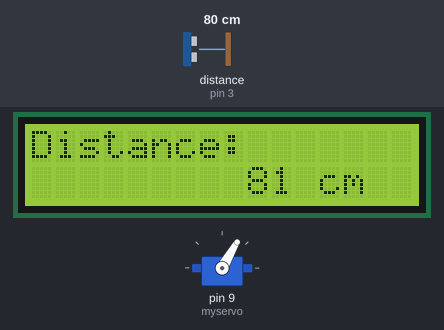
The sketch below on a simulated Arduino Uno, built with avr-gcc and run on an emulated ATmega328P. Parts: 16×2 character LCD, servo. Inputs (shaded band) come from the test bench; at power-on: distance to the obstacle (sensor on pin 3) 80 cm. The echo pulse lasts 58.3 µs per cm.

Above: at 2.2 s.
2.3 s: distance to the obstacle (sensor on pin 3) set to 120 cm
At 4.7 s:
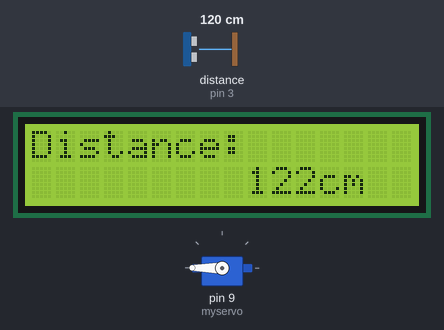
8.7 s: distance to the obstacle (sensor on pin 3) set to 2 cm
At 13.7 s:
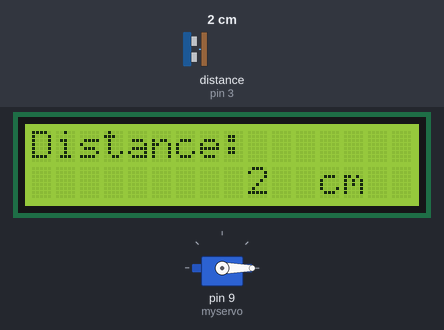
14.0 s: distance to the obstacle (sensor on pin 3) set to 4 cm
At 16.0 s:
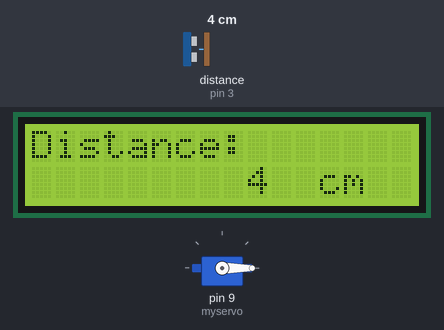
18.0 s: distance to the obstacle (sensor on pin 3) set to 7 cm
At 18.8 s:
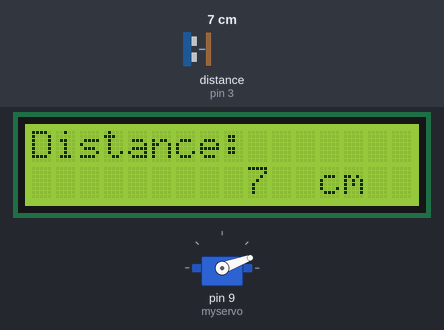
Timing chart, 0 to 23.0 s (numbered marks = the images above; inputs shaded):
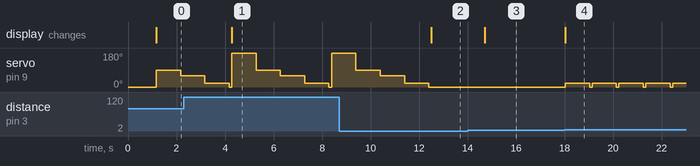

The sketch:

unltraSonic_With_s990_servo.ino
```cpp
/************************************************
 * name:Ultrasonic with servo motor.
 * function: if you use a piece of paper to approach or keep it far away from the sensor.
 * You will see the value displayed on the LCD changes,
 * which indicates the distance between the paper and the ultrasonic sensor.
 *****************************************/

#include <LiquidCrystal.h>
#include <NewPing.h>
#include <Servo.h>

LiquidCrystal lcd(4, 6, 10, 11, 12, 13);//lcd(RS,E,D4,D5,D6,D7)
Servo myservo;//create servo object to control a servo

#define TRIGGER_PIN  2  //  trig pin on the ultrasonic sensor attach to pin2 .
#define ECHO_PIN     3  //  echo pin on the ultrasonic sensor attach to pin3.
#define MAX_DISTANCE 400 // Maximum distance we want to ping for (in centimeters). Maximum sensor distance is rated at 400-500cm.

NewPing sonar(TRIGGER_PIN, ECHO_PIN, MAX_DISTANCE); // NewPing setup of pins and maximum distance.

void setup()
{
  lcd.begin(16, 2); //// set the position of the characters on the LCD as Line 2, Column 16
  myservo.attach(9);//attachs the servo on pin 9 to servo object
  myservo.write(0);//back to 0 degrees
  delay(1000);//wait for a second
}

void loop()
{
  delay(100);                      // Wait 100ms between pings (about 20 pings/sec). 29ms should be the shortest delay between pings.
  unsigned int uS = sonar.ping(); // Send ping, get ping time in microseconds (uS).
  int distance = uS / US_ROUNDTRIP_CM;
  lcd.setCursor(0, 0);//Place the cursor at Line 1, Column 1. From here the characters are to be displayed
  lcd.print("Distance:");////Print Distance: on the LCD
  lcd.setCursor(0, 1);//Set the cursor at Line 1, Column 0
  lcd.print("             ");//Here is to leave some spaces after the characters so as to clear the previous characters that may still remain.
  lcd.setCursor(9, 1);//Set the cursor at Line 1, Column 9.
  lcd.print(distance);// print on the LCD the value of the distance converted from the time between ping sending and receiving.
  lcd.setCursor(12, 1);//Set the cursor at Line 1, Column 12.
  lcd.print("cm");//print the unit "cm"
  if (distance > 100){
    myservo.write(180);
    delay(1000);
    myservo.write(0);
  }
  if (distance>50){
    myservo.write(90);
    delay(1000);
    myservo.write(0);
  }
  if (distance > 20){
    myservo.write(60);
    delay(1000);
    myservo.write(0);
  }
  if (distance > 5){
    myservo.write(20);
    delay(1000);
    myservo.write(0);
  }
  if (distance <5){
    myservo.write(0);
    delay(1000);
    myservo.write(0);
  }
}
```

Measured:
- the behaviour switches between 5 and 6 cm on distance to the obstacle (sensor on pin 3) (found by bisection; images 3 and 4)
- after the input at 2.3 s, the display: changes after 2.0 s (image 1)
- after the input at 8.7 s, servo on pin 9 (myservo): goes on until 12.4 s, then stays 0°; the display: changes after 3.8 s (image 2)
- after the input at 14.0 s, the display: changes after 0.71 s (image 3)
- after the input at 18.0 s, servo on pin 9 (myservo): alternates 20° for 1.0 s and 0° for 0.10 s, starting at once; the display: changes at once (image 4)
